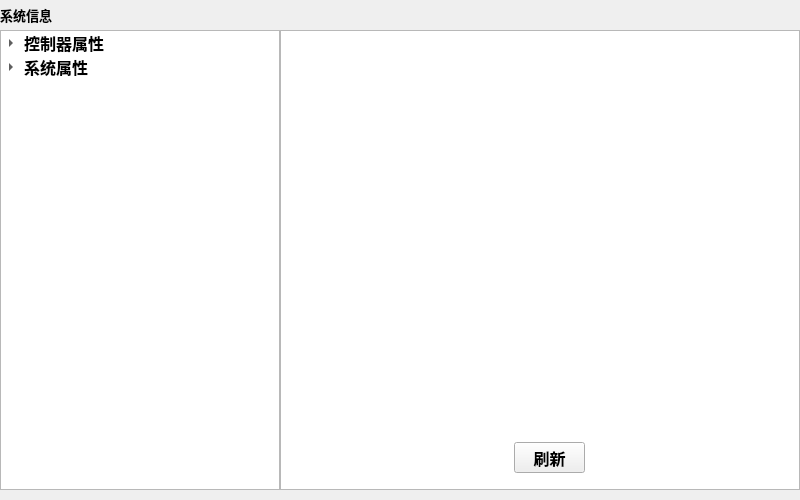
<?xml version="1.0" encoding="UTF-8"?>
<ui version="4.0">
 <class>SystemInfo</class>
 <widget class="QWidget" name="SystemInfo">
  <property name="geometry">
   <rect>
    <x>0</x>
    <y>0</y>
    <width>800</width>
    <height>500</height>
   </rect>
  </property>
  <property name="windowTitle">
   <string>Form</string>
  </property>
  <widget class="QTreeWidget" name="treeWidget">
   <property name="geometry">
    <rect>
     <x>0</x>
     <y>30</y>
     <width>280</width>
     <height>460</height>
    </rect>
   </property>
   <property name="font">
    <font>
     <pointsize>12</pointsize>
     <weight>75</weight>
     <bold>true</bold>
    </font>
   </property>
   <property name="headerHidden">
    <bool>true</bool>
   </property>
   <column>
    <property name="text">
     <string>1</string>
    </property>
   </column>
   <item>
    <property name="text">
     <string>控制器属性</string>
    </property>
    <item>
     <property name="text">
      <string>网络连接</string>
     </property>
     <item>
      <property name="text">
       <string>服务端口</string>
      </property>
     </item>
     <item>
      <property name="text">
       <string>WAN</string>
      </property>
     </item>
    </item>
    <item>
     <property name="text">
      <string>已安装系统</string>
     </property>
    </item>
   </item>
   <item>
    <property name="text">
     <string>系统属性</string>
    </property>
    <item>
     <property name="text">
      <string>控制模块</string>
     </property>
     <item>
      <property name="text">
       <string>选项</string>
      </property>
     </item>
    </item>
    <item>
     <property name="text">
      <string>驱动模块</string>
     </property>
     <item>
      <property name="text">
       <string>Robot1</string>
      </property>
      <item>
       <property name="text">
        <string>选项</string>
       </property>
      </item>
     </item>
     <item>
      <property name="text">
       <string>Robot2</string>
      </property>
      <item>
       <property name="text">
        <string>选项</string>
       </property>
      </item>
     </item>
    </item>
    <item>
     <property name="text">
      <string>附加选项</string>
     </property>
    </item>
   </item>
  </widget>
  <widget class="QTextBrowser" name="textBrowser">
   <property name="geometry">
    <rect>
     <x>280</x>
     <y>30</y>
     <width>520</width>
     <height>460</height>
    </rect>
   </property>
   <property name="font">
    <font>
     <pointsize>12</pointsize>
     <weight>75</weight>
     <bold>true</bold>
    </font>
   </property>
  </widget>
  <widget class="QPushButton" name="btn_refresh">
   <property name="geometry">
    <rect>
     <x>514</x>
     <y>442</y>
     <width>71</width>
     <height>31</height>
    </rect>
   </property>
   <property name="font">
    <font>
     <pointsize>12</pointsize>
     <weight>75</weight>
     <bold>true</bold>
    </font>
   </property>
   <property name="text">
    <string>刷新</string>
   </property>
  </widget>
  <widget class="QLabel" name="label_Pos">
   <property name="geometry">
    <rect>
     <x>0</x>
     <y>5</y>
     <width>800</width>
     <height>20</height>
    </rect>
   </property>
   <property name="font">
    <font>
     <pointsize>10</pointsize>
     <weight>75</weight>
     <bold>true</bold>
    </font>
   </property>
   <property name="text">
    <string>系统信息</string>
   </property>
  </widget>
 </widget>
 <resources/>
 <connections/>
</ui>
